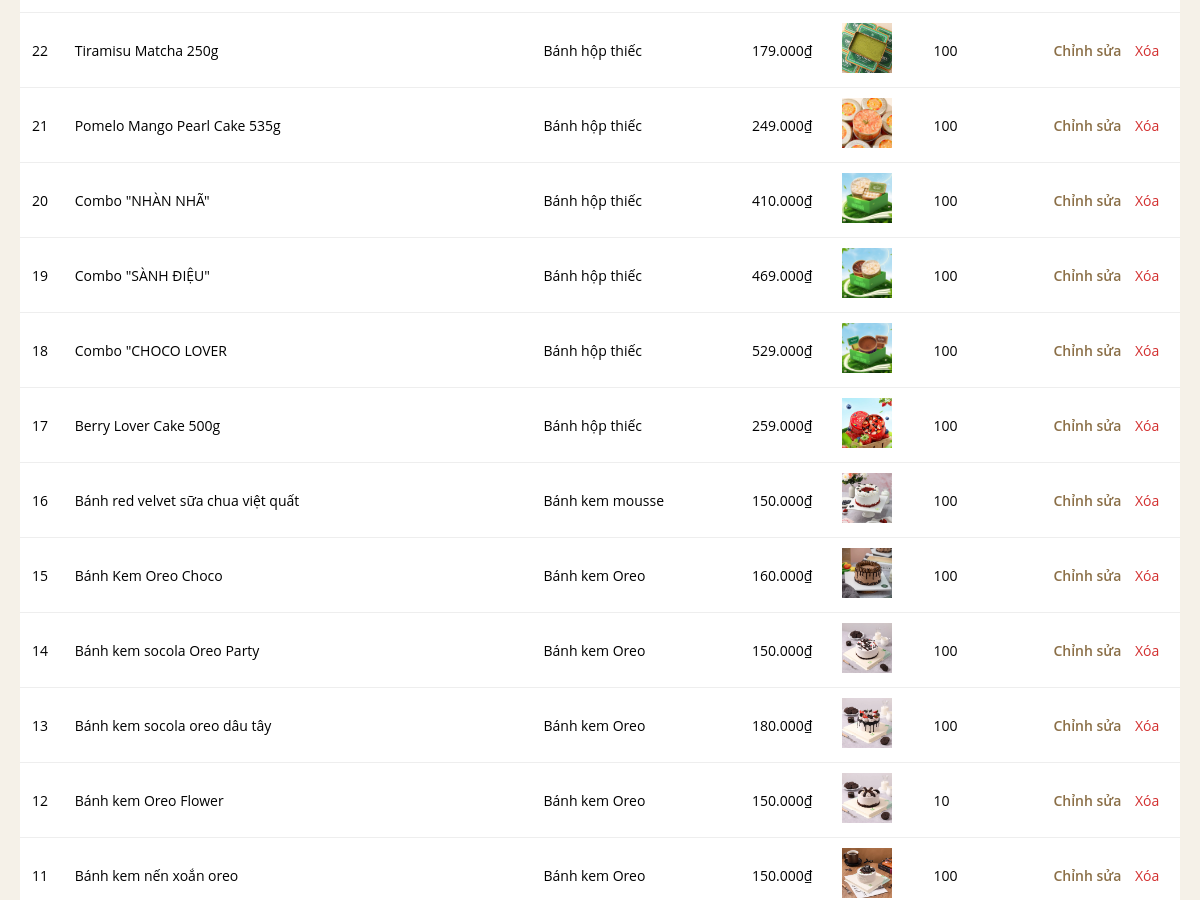
The page /admin/manage_products.php (signed in, middle part) on the database as committed earlier.
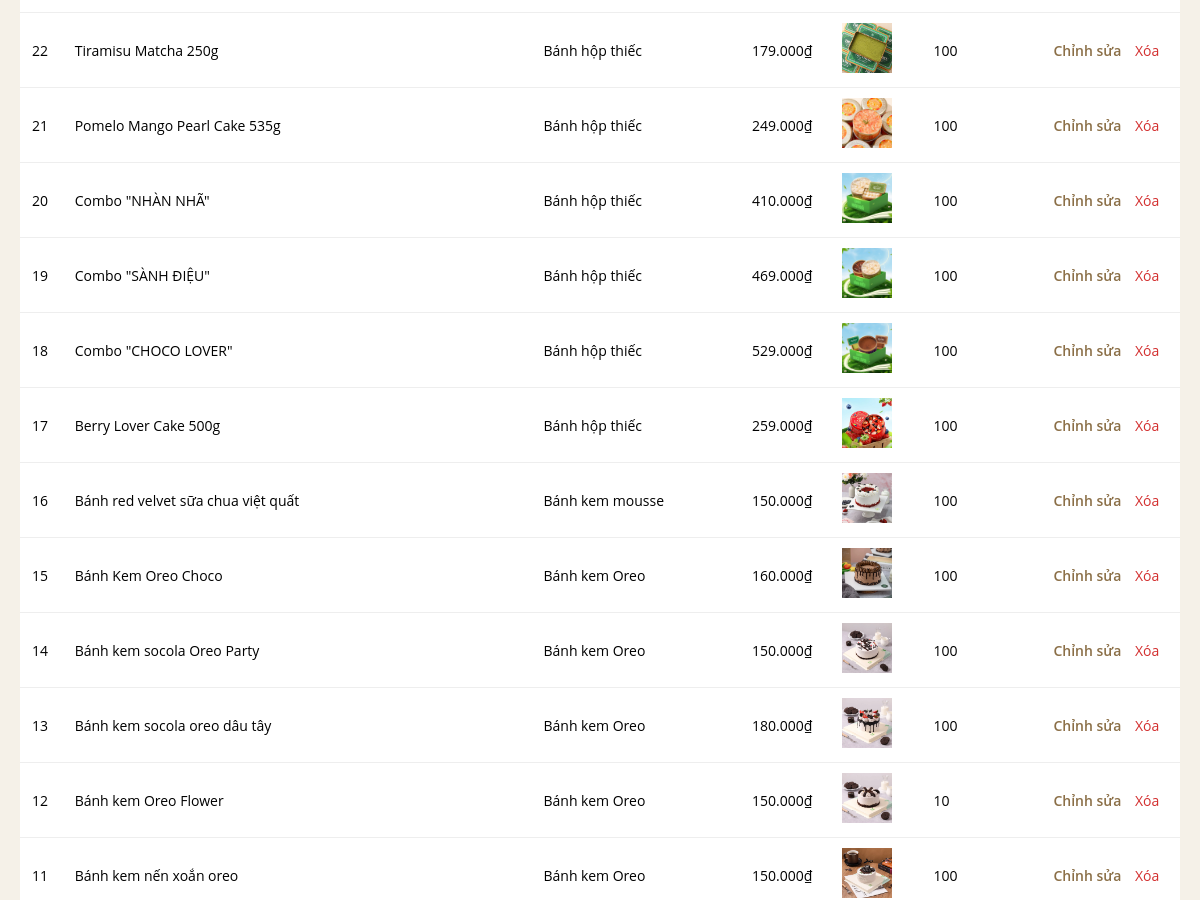
The same page on the database as committed later.
### tables this page shows
CREATE TABLE `products` (
  `id` int(11) NOT NULL,
  `name` varchar(200) NOT NULL,
  `slug` varchar(200) DEFAULT NULL,
  `price` decimal(12,0) NOT NULL,
  `image` varchar(255) NOT NULL,
  `description` text DEFAULT NULL,
  `short_description` varchar(500) DEFAULT NULL,
  `category_id` int(11) DEFAULT NULL,
  `stock` int(11) DEFAULT 100,
  `is_featured` tinyint(1) DEFAULT 0,
  `is_active` tinyint(1) DEFAULT 1,
  `created_at` datetime DEFAULT current_timestamp(),
  `updated_at` datetime DEFAULT current_timestamp() ON UPDATE current_timestamp()
);

CREATE TABLE `categories` (
  `id` int(11) NOT NULL,
  `name` varchar(100) NOT NULL,
  `slug` varchar(100) DEFAULT NULL,
  `description` text DEFAULT NULL,
  `created_at` datetime DEFAULT current_timestamp(),
  `updated_at` datetime DEFAULT current_timestamp() ON UPDATE current_timestamp()
);

### admin/manage_products.php (the view, shortened to what this page needs)
<?php
require_once 'connect.php';
$sql = "SELECT p.*, c.name AS category_name
        FROM products p
        LEFT JOIN categories c ON p.category_id = c.id
        ORDER BY p.created_at DESC";
$result = $conn->query($sql);
?>
<!DOCTYPE html>
<html lang="vi">
<head>
</head>
<body>
<table>
    <tbody>
        <?php if ($result && $result->num_rows > 0): ?>
            <?php while($row = $result->fetch_assoc()): ?>
                <tr id="row-<?php echo $row['id']; ?>">
                    <td><?php echo $row['id'] ?></td>
                    <td><?php echo htmlspecialchars($row['name']) ?></td>
                    <td><?php echo htmlspecialchars($row['category_name']) ?></td>
                    <td><?php echo number_format($row['price'], 0, ',', '.') ?>₫</td>
                    <td><img src="../images/<?php echo htmlspecialchars($row['image']) ?>" alt="" style="height:50px;"></td>
                    <td><?php echo $row['stock'] ?></td>
                    <td>
                        <a href="edit_product.php?id=<?php echo $row['id']; ?>" class="btn-edit">Chỉnh sửa</a>
                        <span class="btn-delete" onclick="deleteProduct(<?php echo $row['id']; ?>)">Xóa</span>
                    </td>
                </tr>
            <?php endwhile; ?>
        <?php else: ?>
            <tr><td colspan="7">Không có sản phẩm nào.</td></tr>
        <?php endif; ?>
    </tbody>
</table>
</body>
</html>

Rows that differ between the two databases and show on the page:
changed products id 18: name "Combo \"CHOCO LOVER" → "Combo \"CHOCO LOVER\""
